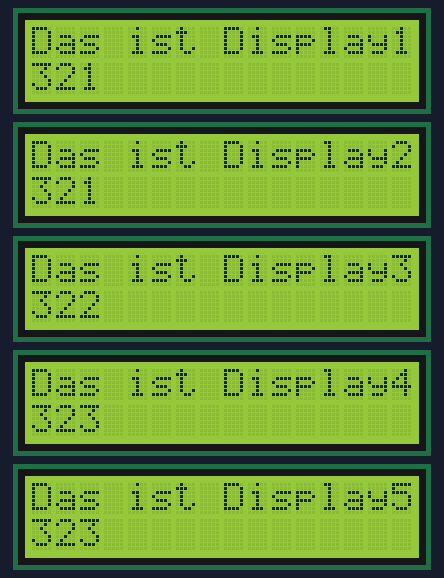
Simulated run of this sketch. Board: Arduino Uno, built with avr-gcc and run on an emulated ATmega328P. Shown: 5 × 16×2 character LCD.

Above: at 0.47 s.
At 5.31 s:
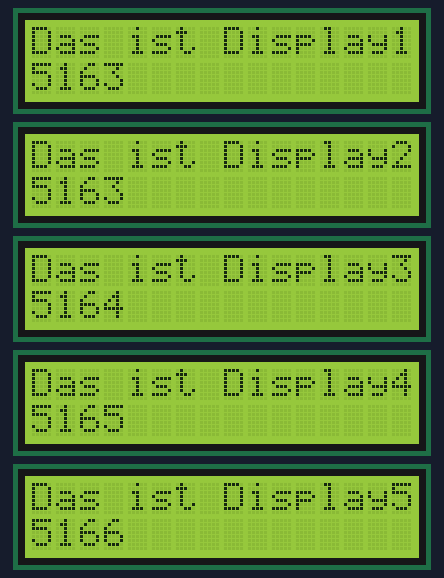
At 10.16 s:
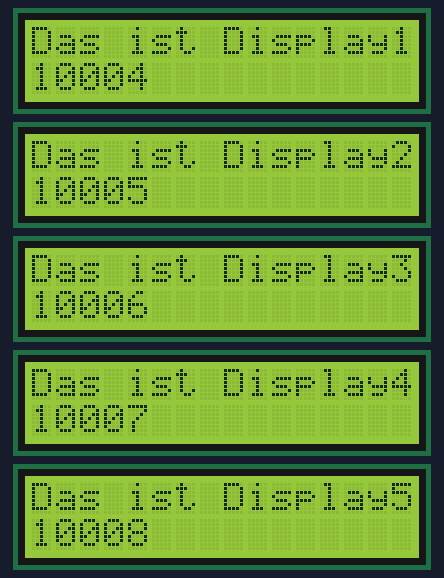
At 20.09 s:
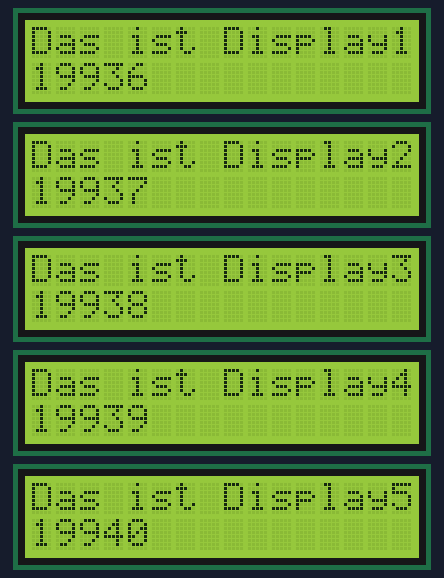
At 29.72 s:
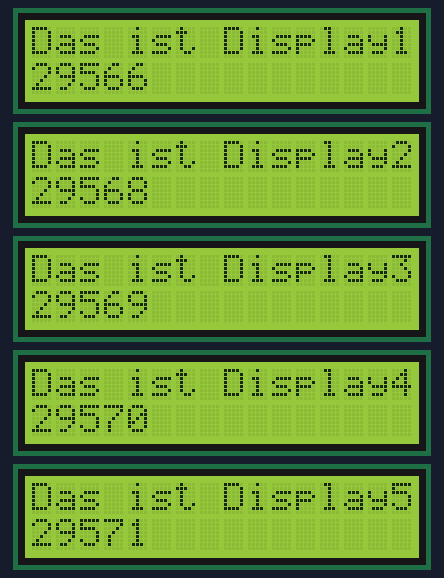
At 39.65 s:
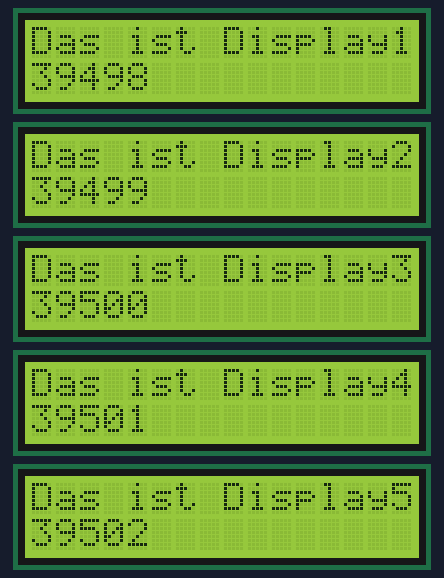

The sketch:

5LCD_Proof_of_Concept.ino
```cpp
// I got asked how many LCDs can possibly connected to an Arduino. This Sketch is able to control 5 LCDs.
#include <LiquidCrystal.h>

LiquidCrystal lcd(14,2,15,16,17,18);
LiquidCrystal lcd1(14,3,15,16,17,18);
LiquidCrystal lcd2(14,4,15,16,17,18);
LiquidCrystal lcd3(14,5,15,16,17,18);
LiquidCrystal lcd4(14,6,15,16,17,18);

void setup() {
  lcd.begin(16, 2);
  lcd.print("Das ist Display1");
    lcd1.begin(16, 2);
  lcd1.print("Das ist Display2");

      lcd2.begin(16, 2);
  lcd2.print("Das ist Display3");

        lcd3.begin(16, 2);
  lcd3.print("Das ist Display4");

          lcd4.begin(16, 2);
  lcd4.print("Das ist Display5");
}

void loop() {
  // set the cursor to column 0, line 1
  // (note: line 1 is the second row, since counting begins with 0):
  lcd.setCursor(0, 1);
  // print the number of seconds since reset:
  lcd.print(millis() );
    lcd1.setCursor(0, 1);
  // print the number of seconds since reset:
  lcd1.print(millis());

      lcd2.setCursor(0, 1);
  // print the number of seconds since reset:
  lcd2.print(millis());

        lcd3.setCursor(0, 1);
  // print the number of seconds since reset:
  lcd3.print(millis());

          lcd4.setCursor(0, 1);
  // print the number of seconds since reset:
  lcd4.print(millis());
}
```
